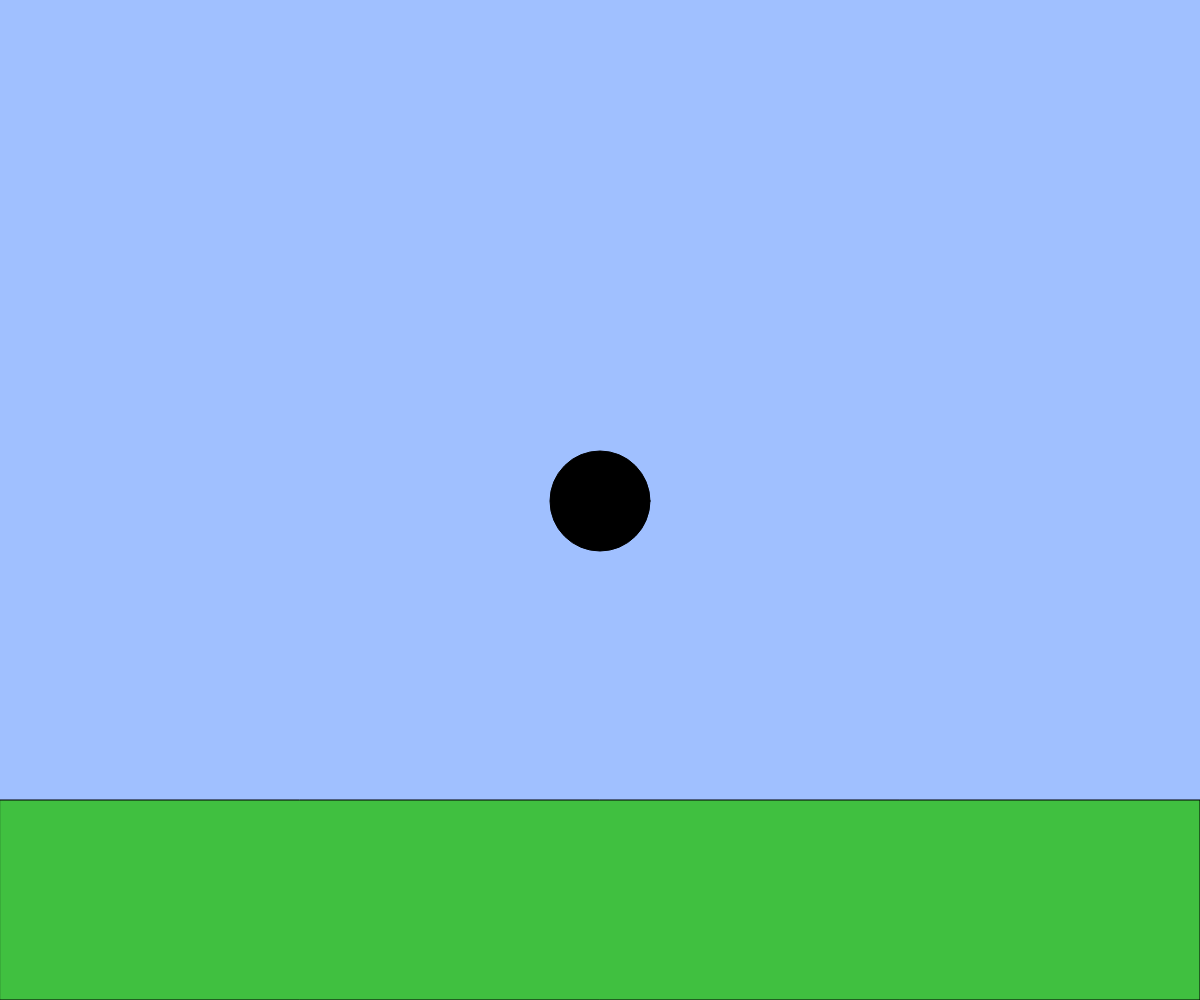
Frame 1 (no input)
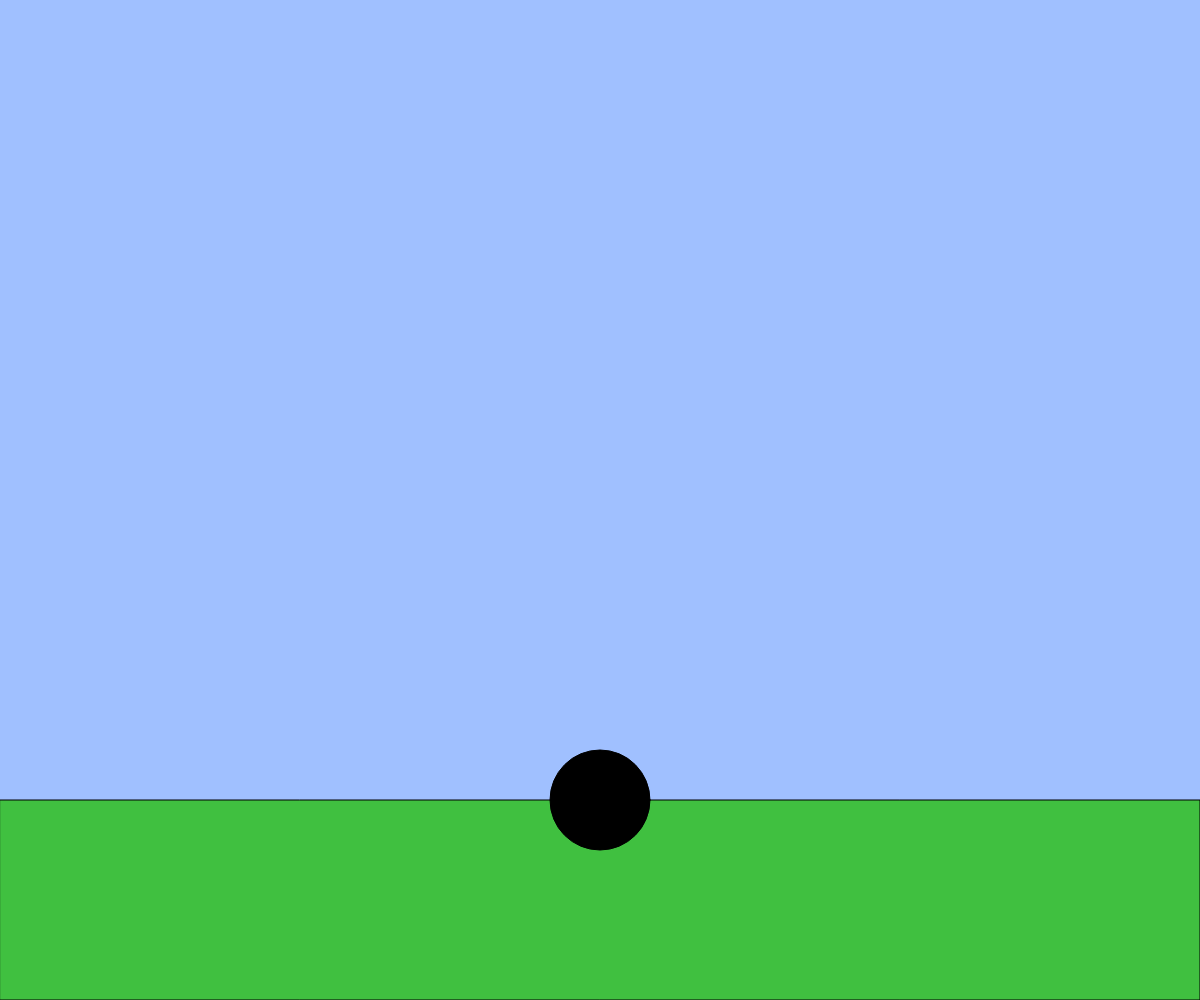
Frame 60 (no input)
Frame 120 (the mouse pressed at the canvas centre since frame 60): identical to frame 60, image omitted

The p5.js sketch that drew these frames (run headless with seeded random() and noise() and a simulated clock; from frame 60 on, the mouse is pressed at the canvas centre):

// p5.js sketch
// ── sketch.js
// 2D アニメーションゲームのようなインタラクション
let x, y;
let vx, vy;
const g = 1;
const vyMax = 20;

function setup(){
createCanvas(windowWidth, windowHeight);
x = width / 2;
y = height / 2;
vx = 0;
vy = 0;
}

function windowResized(){
resizeCanvas(windowWidth, windowHeight);
}

function draw(){
background(160, 192, 255);
const size = height * 0.1; // キャラクターのサイズ

// 地面を描く
const groundY = height * 0.8;
fill(64, 192, 64);
rect(0, groundY, width, height - groundY);

// 速くなりすぎないように制限
vx = constrain(vx, -20, 20);
vy = constrain(vy, -20, 20);

vy += g; // 重力は「速度の変化量」
vy = constrain(vy, -vyMax, vyMax); // 速度が大きくなりすぎないように調整


y = constrain(y, 0, height);

// 位置を更新
x += vx;
y += vy;

if (y > groundY) {
y = groundY ; // 地面の上に正確に乗せる
vy = 0; // 縦方向の速度をリセット
}

if (keyIsDown(LEFT_ARROW)) {
// 左キーが押されている場合、さらにダッシュキーも押されているかチェック
if (keyIsDown("A".charCodeAt(0)) || keyIsDown(" ".charCodeAt(0))) {
x -= 10; // ダッシュ左移動
} else {
x -= 5; // 通常左移動
}
}

else if (keyIsDown(RIGHT_ARROW)) {
// 右キーが押されている場合、さらにダッシュキーも押されているかチェック
if (keyIsDown("A".charCodeAt(0)) || keyIsDown(" ".charCodeAt(0))) {
x += 5; // ダッシュ右移動
} else {
x += 5; // 通常右移動
}
}


// キャラクターを描く
fill(0);
ellipse(x, y, size, size);
}



function keyPressed(){
if(keyCode == UP_ARROW){
if(vy==0){vy=-15}
if(x < 0 || x > width){ vx = -1 * vx; }
if(y < 0 || y > height){ vy = -1 * vy; }
}

}
